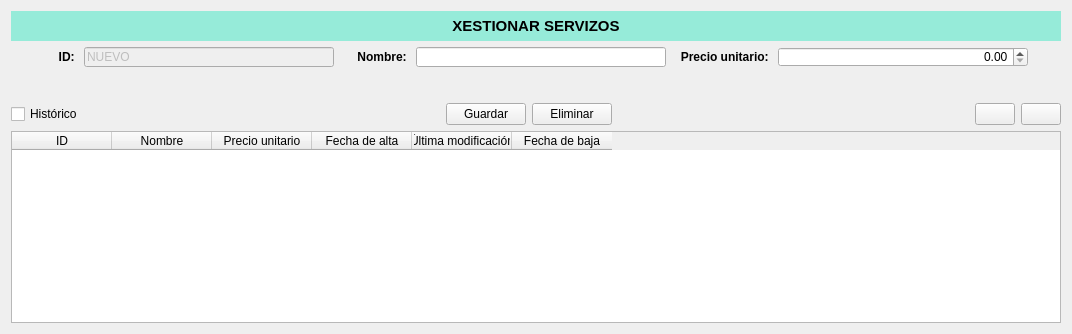
      <widget class="QWidget" name="pestana_servicios">
       <attribute name="title">
        <string>Servicios</string>
       </attribute>
       <layout class="QVBoxLayout" name="verticalLayout_2" stretch="0,1,0,9">
        <item>
         <widget class="QLabel" name="label">
          <property name="minimumSize">
           <size>
            <width>0</width>
            <height>30</height>
           </size>
          </property>
          <property name="font">
           <font>
            <pointsize>11</pointsize>
            <weight>75</weight>
            <bold>true</bold>
           </font>
          </property>
          <property name="styleSheet">
           <string notr="true">background-color: rgb(150,235,217)</string>
          </property>
          <property name="text">
           <string>XESTIONAR SERVIZOS</string>
          </property>
          <property name="alignment">
           <set>Qt::AlignCenter</set>
          </property>
         </widget>
        </item>
        <item>
         <layout class="QHBoxLayout" name="horizontalLayout" stretch="1,1,3,1,3,1,2,1">
          <item>
           <spacer name="horizontalSpacer_13">
            <property name="orientation">
             <enum>Qt::Horizontal</enum>
            </property>
            <property name="sizeHint" stdset="0">
             <size>
              <width>40</width>
              <height>20</height>
             </size>
            </property>
           </spacer>
          </item>
          <item>
           <widget class="QLabel" name="labelSId">
            <property name="font">
             <font>
              <weight>75</weight>
              <bold>true</bold>
             </font>
            </property>
            <property name="text">
             <string>ID: </string>
            </property>
            <property name="alignment">
             <set>Qt::AlignRight|Qt::AlignTrailing|Qt::AlignVCenter</set>
            </property>
           </widget>
          </item>
          <item>
           <widget class="QLineEdit" name="textId">
            <property name="enabled">
             <bool>false</bool>
            </property>
            <property name="minimumSize">
             <size>
              <width>250</width>
              <height>20</height>
             </size>
            </property>
            <property name="maximumSize">
             <size>
              <width>250</width>
              <height>20</height>
             </size>
            </property>
            <property name="text">
             <string>NUEVO</string>
            </property>
            <property name="readOnly">
             <bool>false</bool>
            </property>
           </widget>
          </item>
          <item>
           <widget class="QLabel" name="labelNombreProducto">
            <property name="minimumSize">
             <size>
              <width>70</width>
              <height>20</height>
             </size>
            </property>
            <property name="maximumSize">
             <size>
              <width>70</width>
              <height>20</height>
             </size>
            </property>
            <property name="font">
             <font>
              <weight>75</weight>
              <bold>true</bold>
             </font>
            </property>
            <property name="text">
             <string>Nombre: </string>
            </property>
            <property name="alignment">
             <set>Qt::AlignRight|Qt::AlignTrailing|Qt::AlignVCenter</set>
            </property>
           </widget>
          </item>
          <item>
           <widget class="QLineEdit" name="textNombreServicio">
            <property name="minimumSize">
             <size>
              <width>250</width>
              <height>20</height>
             </size>
            </property>
            <property name="maximumSize">
             <size>
              <width>250</width>
              <height>20</height>
             </size>
            </property>
           </widget>
          </item>
          <item>
           <widget class="QLabel" name="labelPrecioUnitario">
            <property name="minimumSize">
             <size>
              <width>100</width>
              <height>20</height>
             </size>
            </property>
            <property name="maximumSize">
             <size>
              <width>100</width>
              <height>20</height>
             </size>
            </property>
            <property name="font">
             <font>
              <weight>75</weight>
              <bold>true</bold>
             </font>
            </property>
            <property name="text">
             <string>Precio unitario: </string>
            </property>
            <property name="alignment">
             <set>Qt::AlignRight|Qt::AlignTrailing|Qt::AlignVCenter</set>
            </property>
           </widget>
          </item>
          <item>
           <widget class="QDoubleSpinBox" name="textPrecioUnitario">
            <property name="minimumSize">
             <size>
              <width>250</width>
              <height>20</height>
             </size>
            </property>
            <property name="maximumSize">
             <size>
              <width>250</width>
              <height>20</height>
             </size>
            </property>
            <property name="alignment">
             <set>Qt::AlignRight|Qt::AlignTrailing|Qt::AlignVCenter</set>
            </property>
            <property name="maximum">
             <double>50000.000000000000000</double>
            </property>
           </widget>
          </item>
          <item>
           <spacer name="horizontalSpacer_14">
            <property name="orientation">
             <enum>Qt::Horizontal</enum>
            </property>
            <property name="sizeHint" stdset="0">
             <size>
              <width>40</width>
              <height>20</height>
             </size>
            </property>
           </spacer>
          </item>
         </layout>
        </item>
        <item>
         <layout class="QHBoxLayout" name="horizontalLayout_3">
          <property name="topMargin">
           <number>30</number>
          </property>
          <item>
           <widget class="QCheckBox" name="checkHistoricoServicios">
            <property name="text">
             <string>Histórico</string>
            </property>
           </widget>
          </item>
          <item>
           <spacer name="horizontalSpacer_15">
            <property name="orientation">
             <enum>Qt::Horizontal</enum>
            </property>
            <property name="sizeHint" stdset="0">
             <size>
              <width>40</width>
              <height>20</height>
             </size>
            </property>
           </spacer>
          </item>
          <item>
           <widget class="QPushButton" name="btnGuardarServicio">
            <property name="text">
             <string>Guardar</string>
            </property>
           </widget>
          </item>
          <item>
           <widget class="QPushButton" name="btnEliminarServicio">
            <property name="text">
             <string>Eliminar</string>
            </property>
           </widget>
          </item>
          <item>
           <spacer name="horizontalSpacer_16">
            <property name="orientation">
             <enum>Qt::Horizontal</enum>
            </property>
            <property name="sizeHint" stdset="0">
             <size>
              <width>40</width>
              <height>20</height>
             </size>
            </property>
           </spacer>
          </item>
          <item>
           <widget class="QPushButton" name="btnBuscarServicio">
            <property name="text">
             <string/>
            </property>
            <property name="icon">
             <iconset>
              <normaloff>../img/buscar.png</normaloff>../img/buscar.png</iconset>
            </property>
           </widget>
          </item>
          <item>
           <widget class="QPushButton" name="btnLimpiarServicio">
            <property name="text">
             <string notr="true"/>
            </property>
            <property name="icon">
             <iconset>
              <normaloff>../img/limpiar.png</normaloff>../img/limpiar.png</iconset>
            </property>
           </widget>
          </item>
         </layout>
        </item>
        <item>
         <widget class="QTableWidget" name="tablaServicios">
          <property name="editTriggers">
           <set>QAbstractItemView::NoEditTriggers</set>
          </property>
          <property name="alternatingRowColors">
           <bool>true</bool>
          </property>
          <property name="selectionMode">
           <enum>QAbstractItemView::SingleSelection</enum>
          </property>
          <property name="selectionBehavior">
           <enum>QAbstractItemView::SelectRows</enum>
          </property>
          <property name="sortingEnabled">
           <bool>true</bool>
          </property>
          <attribute name="horizontalHeaderHighlightSections">
           <bool>true</bool>
          </attribute>
          <attribute name="verticalHeaderVisible">
           <bool>false</bool>
          </attribute>
          <column>
           <property name="text">
            <string>ID</string>
           </property>
          </column>
          <column>
           <property name="text">
            <string>Nombre</string>
           </property>
          </column>
          <column>
           <property name="text">
            <string>Precio unitario</string>
           </property>
          </column>
          <column>
           <property name="text">
            <string>Fecha de alta</string>
           </property>
          </column>
          <column>
           <property name="text">
            <string>Última modificación</string>
           </property>
          </column>
          <column>
           <property name="text">
            <string>Fecha de baja</string>
           </property>
          </column>
         </widget>
        </item>
       </layout>
      </widget>
